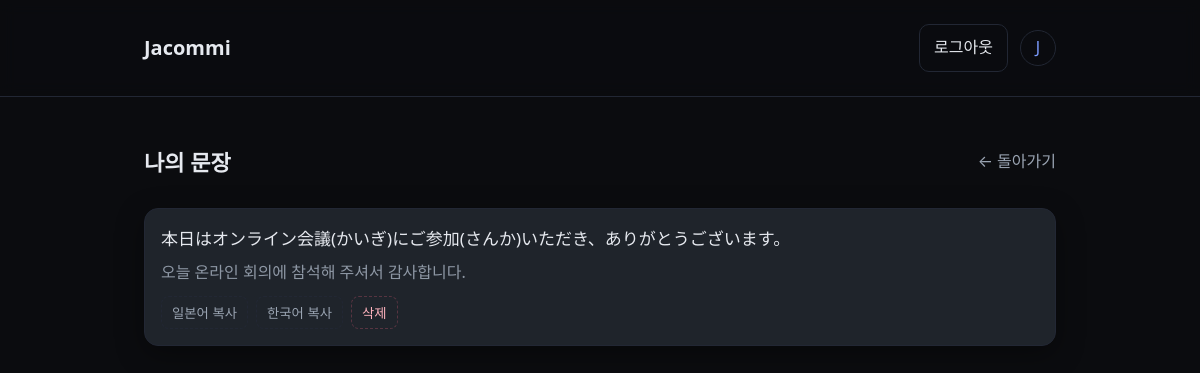
/mypage (signed in), run on an earlier commit of the app's database.
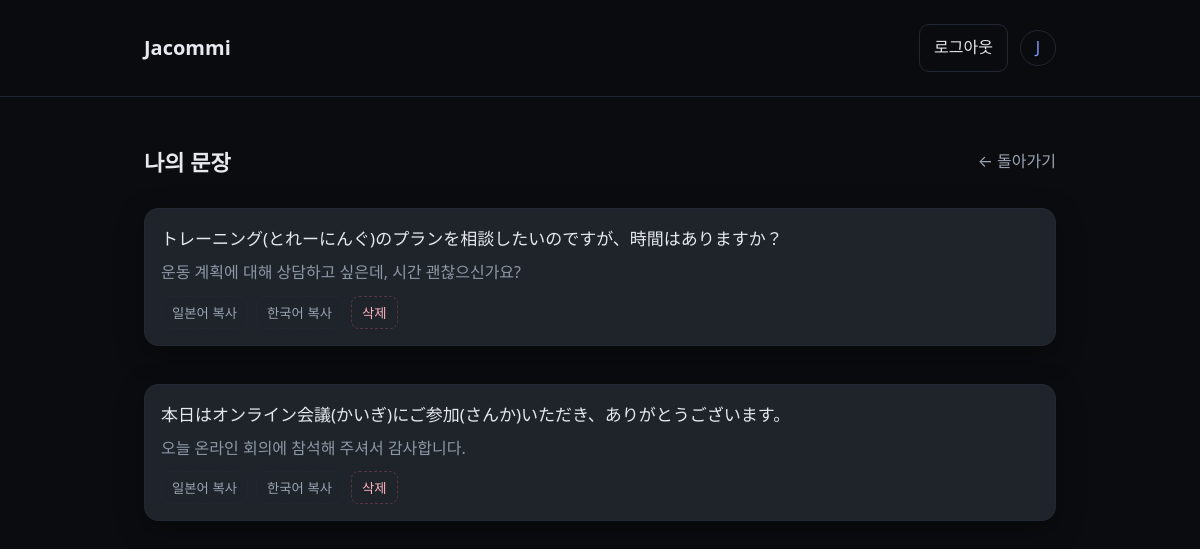
And on a later commit of the database.
### core/models.py (models this page shows, shortened)
class SavedSentence(models.Model):
    user = models.ForeignKey(User, on_delete=models.CASCADE, related_name="saved_sentences")
    date = models.DateField()                 # DailySet 날짜
    topic = models.CharField(max_length=200)  # DailySet 토픽(표시용)
    idx = models.IntegerField(default=0)      # 0~4 (몇 번째 문장인지)
    jp = models.TextField()
    ko = models.TextField()
    created_at = models.DateTimeField(auto_now_add=True)
    class Meta:
        unique_together = (("user", "date", "idx"),)  # 같은 날 같은 위치 문장 중복 저장 방지
        indexes = [
            models.Index(fields=["user", "date"]),
        ]

### core/views.py (the view)
# urls.py: path("mypage", mypage, name="mypage"),
@login_required
def mypage(request):
    items = (
        SavedSentence.objects
        .filter(user=request.user)
        .order_by("-date", "idx", "-created_at")
    )
    return render(request, "mypage.html", {"items": items})

### templates/mypage.html (shortened to what this page needs)
<!doctype html>
<html lang="ko">
<head>
  <link rel="stylesheet" href="/static/styles.css">
</head>
<body class="app">
  <header class="appbar">
  <div class="container appbar__inner">
    <h1 class="brand"><a href="/" class="brand__link">Jacommi</a></h1>
    <nav class="appbar__right">
      {% if request.user.is_authenticated %}
        <a class="btn btn--ghost" href="{% url 'logout' %}">로그아웃</a>
        {% if ga and ga.photo_url %}
          <a class="avatar" href="/mypage" title="{{ ga.email }}">
            <img src="{{ ga.photo_url }}" alt="{{ ga.email }}">
          </a>
        {% else %}
          <a class="avatar avatar--fallback" href="/mypage" title="{{ request.user.email|default:request.user.username }}">
            <span>{{ request.user.username|first|upper }}</span>
          </a>
        {% endif %}
      {% else %}
        <a class="btn btn--primary" href="/api/auth/google/login">구글로 로그인/연동</a>
      {% endif %}
    </nav>
  </div>
</header>
  <main class="container">
    <div class="page-head">
      <h2 class="title">나의 문장</h2>
      <a class="link subtle" href="/">← 돌아가기</a>
    </div>
    {% if items %}
      <ol class="sentences">
        {% for it in items %}
        <li class="sentence card sentence--mine" data-id="{{ it.id }}">
          <div class="sentence__ja">
            <span class="ja">{{ it.jp }}</span>
          </div>
          <div class="sentence__ko">{{ it.ko }}</div>
          <div class="sentence__tools">
            <button class="tool" onclick="navigator.clipboard.writeText('{{ it.jp|escapejs }}')">일본어 복사</button>
            <button class="tool" onclick="navigator.clipboard.writeText('{{ it.ko|escapejs }}')">한국어 복사</button>
            <button class="tool tool--danger btn-delete" data-id="{{ it.id }}">삭제</button>
          </div>
        </li>
        {% endfor %}
      </ol>
    {% else %}
      <section class="empty card">
        <h3>아직 저장한 문장이 없어요.</h3>
        <p>메인 화면에서 각 문장 옆 <b>저장</b> 버튼을 눌러 보관할 수 있어요.</p>
        <a class="btn" href="/">메인으로 이동</a>
      </section>
    {% endif %}
  </main>
</body>
</html>

### static/styles.css (style rules this page uses)
:root { --bg:#0b0c0f; --panel:#12141a; --panel-2:#161922; --text:#e6e9ef; --muted:#9aa4b2; --primary:#7c9cff; --success:#3ddc97; --border:#222734; --shadow:0 8px 28px rgba(0,0,0,.35); --radius:16px; }
* { box-sizing:border-box }
html,body { margin:0;padding:0;background:var(--bg);color:var(--text);font:16px/1.6 ui-sans-serif,system-ui,-apple-system,Segoe UI,Roboto,Apple SD Gothic Neo,Noto Sans KR,Apple Color Emoji }
.container { max-width:960px;margin:0 auto;padding:24px }
a { color:var(--primary);text-decoration:none }
.link.subtle { color:var(--muted) }
.appbar { position:sticky;top:0;background:rgba(11,12,15,.7);backdrop-filter:saturate(160%) blur(8px);border-bottom:1px solid var(--border);z-index:5 }
.appbar__inner { display:flex;align-items:center;gap:16px;justify-content:space-between }
.brand { font-size:20px;margin:0 }
.appbar__right { display:flex;gap:12px;align-items:center }
.btn { background:var(--panel-2);border:1px solid var(--border);color:var(--text);padding:10px 14px;border-radius:10px;cursor:pointer }
.btn--ghost { background:transparent;border:1px solid var(--border) }
.title { margin:0 0 4px 0;font-size:28px }
.card { background:var(--panel);border:1px solid var(--border);border-radius:var(--radius);box-shadow:var(--shadow);padding:20px }
.sentences { list-style:none;margin:12px 0 0 0;padding:0;display:grid;gap:14px }
.sentence { padding:14px;border-radius:12px;background:var(--panel-2);border:1px solid var(--border) }
.sentence__ja { display:flex;gap:8px;align-items:flex-start;font-size:17px }
.sentence__ko { margin-top:6px;color:var(--muted) }
.sentence__tools { display:flex;gap:8px;margin-top:10px }
.tool { background:transparent;border:1px dashed var(--border);color:var(--muted);padding:6px 10px;border-radius:8px;cursor:pointer }
.avatar { width:36px;height:36px;border-radius:50%;overflow:hidden;border:1px solid var(--border); display:inline-flex;align-items:center;justify-content:center }
.brand__link { color: inherit; text-decoration: none; }
.page-head { display: flex; align-items: center; justify-content: space-between; margin: 24px 0 16px; }
.page-head .title { margin: 0; font-size: 22px; font-weight: 700; }
.sentence.card { padding: 16px; border-radius: 14px; background: var(--card-bg, #1f242b); margin: 12px 0; }
.sentence__ja { display:flex; gap:8px; align-items:flex-start; }
.sentence__ja .ja { line-height:1.6; }
.sentence__ko { margin-top:8px; opacity:.9; }
.sentence__tools { display:flex; gap:8px; margin-top:10px; }
.tool--danger { color: #ffb3be; border-color: rgba(255, 99, 132, 0.25); }

What changed in the data, as far as the page shows it:
added SavedSentence: jp "トレーニング(とれーにんぐ)のプランを相談したいのですが、時間はありますか？", ko "운동 계획에 대해 상담하고 싶은데, 시간 괜찮으신가요?"
